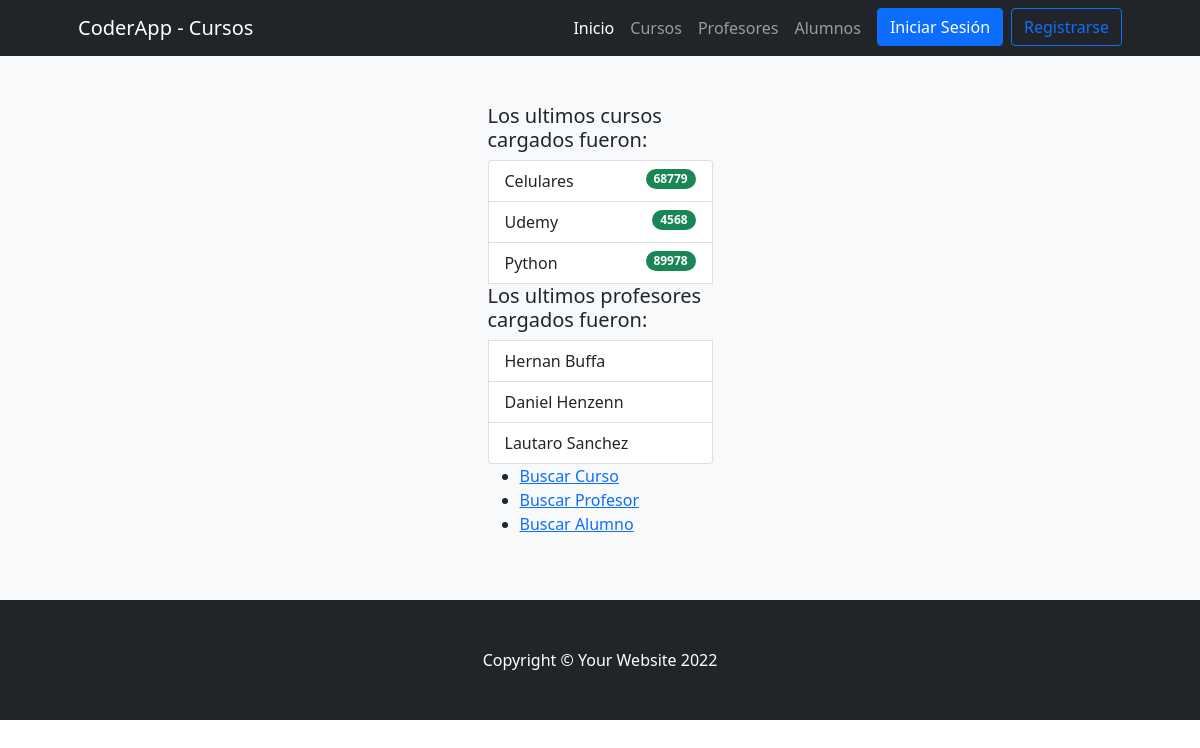
The page /appcye/ on the database as committed earlier.
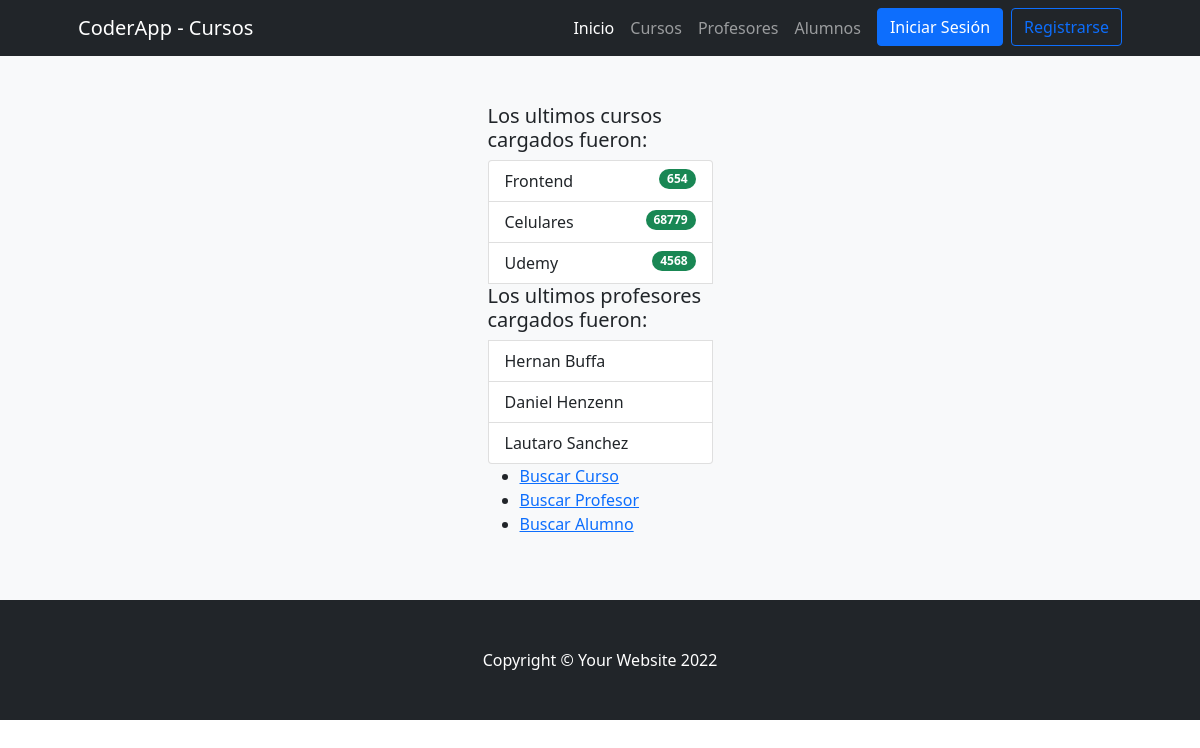
The same page on the database as committed later.
### AppCursosyEventos/models.py (models this page shows)
class Cursos(models.Model):
    cursos = models.CharField(max_length= 30)
    comision = models.PositiveIntegerField()
    class Meta:
        verbose_name_plural = "Cursos"

class Profesores(models.Model):
    nombre = models.CharField(max_length= 30)
    apellido = models.CharField(max_length= 30)
    class Meta:
        verbose_name_plural = "Profesores"

### AppCursosyEventos/views.py (the view)
# urls.py: path('', inicio, name= "inicio"),
def inicio(request):
    cursos = Cursos.objects.all().order_by('-id')[:3]
    eventos = Profesores.objects.all().order_by('-id')[:3]
    if request.user.is_authenticated:
        avatar= Avatar.objects.get(usuario=request.user)
        return render(request,"CursosyEventosApp/index.html",{'cursos': cursos, 'profes':eventos,'avatar':avatar})
    return render(request,"CursosyEventosApp/index.html",{'cursos': cursos, 'profes':eventos})

### AppCursosyEventos/templates/CursosyEventosApp/index.html (shortened to what this page needs)
{% extends 'CursosyEventosApp/base.html' %}
{% load static %}
{% block contenidoPagina %}
<section class="bg-light py-5">
    <div class="container px-5">
        <div class="row gx-5 justify-content-center">
            <div class="col-lg-3">
                <h5>Los ultimos cursos cargados fueron: </h5>
                <ul class="list-group">
                    {% for curso in cursos %}
                        <li class="list-group-item d-flex justify-content-between align-items-start">
                            {{curso.cursos}}
                            <span class="badge bg-success rounded-pill">{{curso.comision}}</span>
                        </li>
                    {% endfor %}
                    <h5>Los ultimos profesores cargados fueron: </h5>
                    {% for x in profes %}
                    <li class="list-group-item d-flex justify-content-between align-items-start">
                        {{x.nombre}}
                        {{x.apellido}}
                    </li>
                {% endfor %}
                </ul>
                    <ul>
                        <li><a href="{% url 'buscar_curso' %}"> Buscar Curso</a></li>
                        <li><a href="{% url 'buscar_profesor' %}"> Buscar Profesor</a></li>
                        <li><a href="{% url 'buscar_alumno' %}"> Buscar Alumno</a></li>
                    </ul>
            </div>
        </div>
    </div>
</section>
{% endblock %}

Rows that differ between the two databases and show on the page:
no longer on this page (row unchanged): Cursos: cursos "Python", comision "89978"
added Cursos: cursos "Frontend", comision "654"
